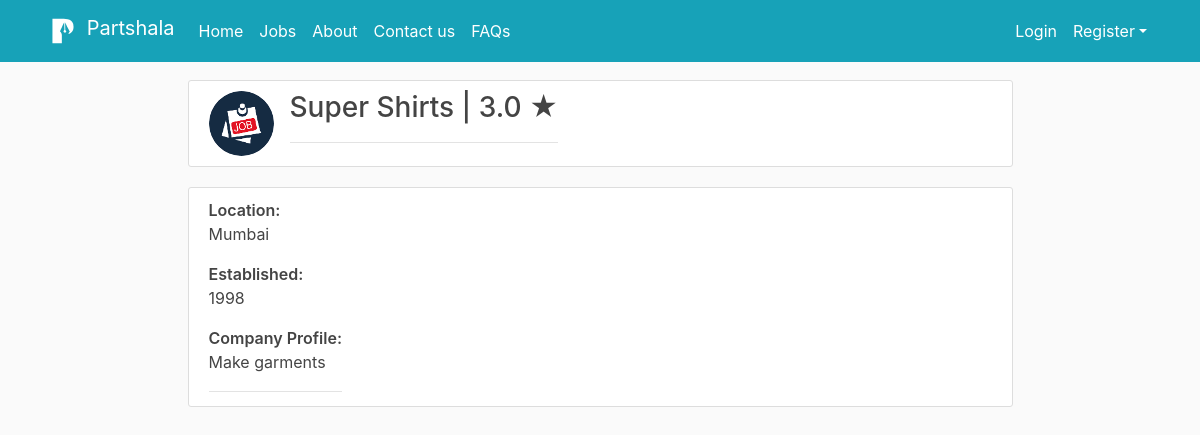
Page /fellow/Fellow2/ on the earlier database version.
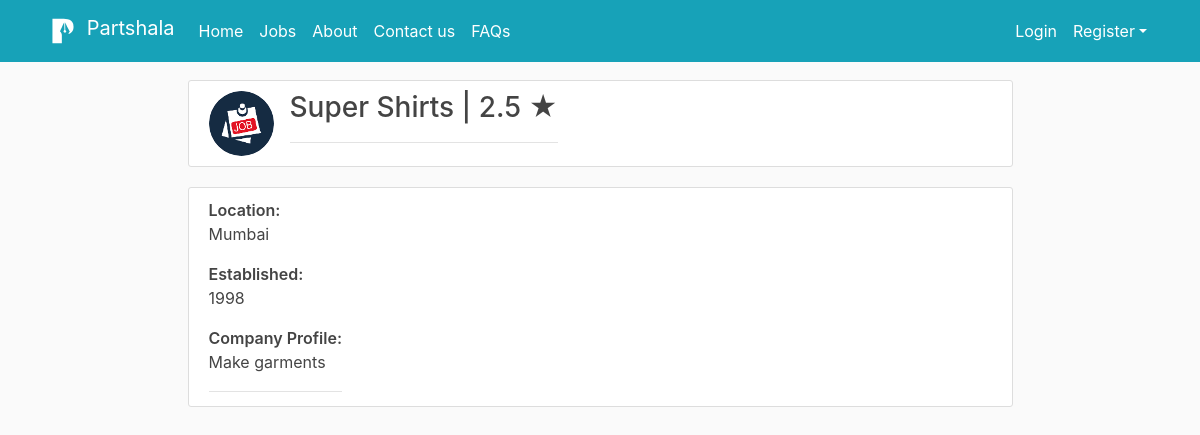
Same page on the later database version.
### users/models.py (models this page shows, shortened)
class User(AbstractUser):
    username = models.CharField(unique=True,max_length=30)
    email = models.EmailField(unique=True,max_length=75)
    is_fellow = models.BooleanField(default=False)
    is_associate = models.BooleanField(default=False)

class ProfileFellow(models.Model):
    fellow = models.OneToOneField(User, on_delete=models.CASCADE)
    company_name = models.CharField(default='', max_length=100)
    first_name = models.CharField(default='', max_length=15)
    last_name = models.CharField(default='', max_length=15)
    company_profile = models.TextField(default='')
    phone = models.CharField("Phone number (without +91 or 0): 88xxx xxx88", unique=True,default='9', max_length=10)
    image = models.ImageField(default='default_fellow.png', upload_to='profile_pics_fellow')
    estd = models.PositiveIntegerField("Establishment year", default='1998', blank=False, validators=[MaxValueValidator(9999999999)])
    is_fellow = models.BooleanField(default=True)
    city = models.CharField(max_length=15, default='')
    address = models.TextField(default='Reporting Address')
    fellow_avg_rating = models.DecimalField(default=3, max_digits=2, decimal_places=1)

### blog/views.py (the view)
# urls.py: path('fellow/<str:username>/', UserPostListView.as_view(), name='fellow-posts'),
class UserPostListView(ListView):
    model = Post
    template_name = 'blog/fellow_posts.html'  # <app>/<model>_<viewtype>.html
    def get_context_data(self, **kwargs):
        context = super().get_context_data(**kwargs)
        fellow = get_object_or_404(User, username=self.kwargs.get('username'))
        context['posts'] = Post.objects.filter(fellow=fellow).order_by('-post_date')
        context['fellow'] = fellow
        return context

### blog/templates/blog/fellow_posts.html (shortened to what this page needs)
{% extends "blog/base.html" %}
{% block content %}
<div class="row justify-content-center">
	<div class="col-12 col-md-9">
			<article class="media content-section">
			    <img class="rounded-circle article-img" src="{{ fellow.profilefellow.image.url }}">
			    <div class="article-metadata">
					<h3 class="mb-3" >{{ fellow.profilefellow.company_name }} | {{ fellow.profilefellow.fellow_avg_rating }} &#9733;</h3>
			    </div>
			</article>
	</div>
	<div class="col-12 col-md-9">
			<article class="media content-section">
			    <div class="article-metadata">
				    <p class="article-content"> <span style="font-weight: 600">Location:</span><br> {{ fellow.profilefellow.city }} </p>
				    <p class="article-content"> <span style="font-weight: 600">Established:</span><br> {{ fellow.profilefellow.estd }}</p>
				    <p class="article-content"> <span style="font-weight: 600">Company Profile:</span><br> {{ fellow.profilefellow.company_profile }}</p>
				</div>
			</article>
	</div>
</div>
{% endblock content %}

Differences in the rows shown:
changed User "Super Shirts": profilefellow.fellow_avg_rating "3.0" → "2.5"
